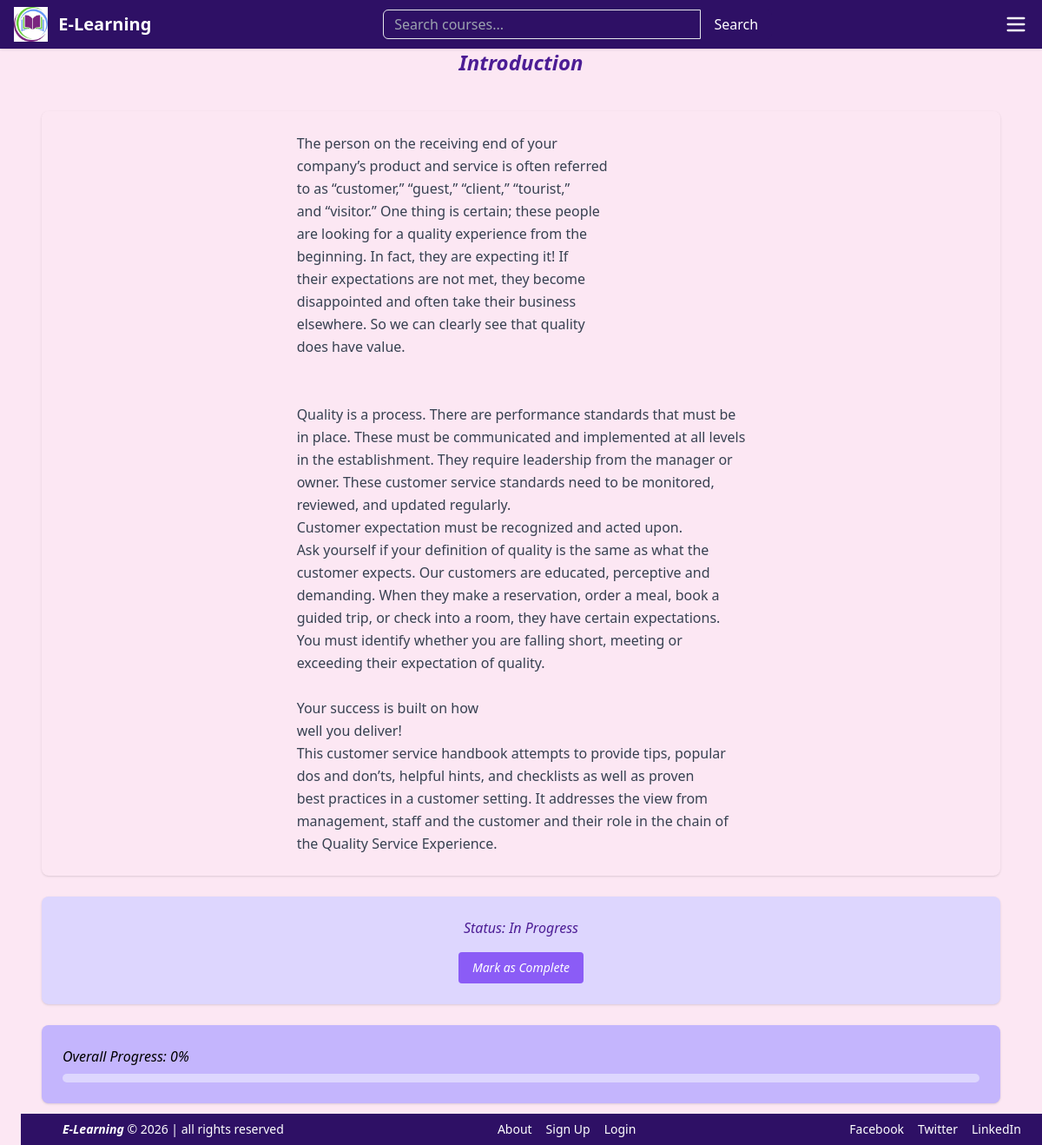
The page /courses/courses/9/lesson/ (signed in) on the database its author committed.
### courses/models.py (models this page shows, shortened)
class Lesson(models.Model):
    course = models.ForeignKey(Course, related_name="lessons", on_delete=models.CASCADE)
    instructor = models.ForeignKey(Instructor, on_delete=models.CASCADE)
    title = models.CharField(max_length=200)
    content = models.TextField()

class Enrollment(models.Model):
    STATUS_CHOICES = [
        ('pending', 'Pending'),
        ('approved', 'Approved'),
        ('rejected', 'Rejected'),
    ]
    user = models.ForeignKey(User, on_delete=models.CASCADE)
    courses = models.ForeignKey(Course, on_delete=models.CASCADE)
    enrolled_at = models.DateTimeField(auto_now_add=True)
    status = models.CharField(max_length=10, choices=STATUS_CHOICES,default='pending')
    overall_progress = models.FloatField(default=0)
    class Meta:
        unique_together = ('user', 'courses')

### courses/views.py (the view)
# urls.py: path("courses/<int:lesson_id>/lesson/", views.view_lesson, name="view_lesson"),
@login_required
def view_lesson(request, lesson_id):
    lesson = get_object_or_404(Lesson, id=lesson_id)
    course = lesson.course
    enrollment = Enrollment.objects.filter(user=request.user, courses=course).first()
    if not enrollment or enrollment.status != "approved":
        messages.error(request, "You must be enrolled to view this lesson")
        return redirect("course_details", course_id=course.id)
    progress, created = Progress.objects.get_or_create(
        user=request.user,
        course=course,
        enrollment=enrollment,
        lesson=lesson,
        defaults={"Learning_status": "in_progress", "percentage_complete": 0},
    )
    if progress.Learning_status != "complete":
        progress.Learning_status = "in_progress"
        progress.save()
    total_lessons = course.lessons.count()
    completed_lessons = Progress.objects.filter(
        user=request.user,
        course=course,
        Learning_status="complete"
    ).count()
    overall_progress = (completed_lessons / total_lessons) * 100 if total_lessons > 0 else 0
    return render(request, "courses/lesson.html", {
        "lesson": lesson,
        "progress": progress,
        "overall_progress": overall_progress,
        "enrollment": enrollment,
    })

### courses/templates/courses/lesson.html (shortened to what this page needs)
{% extends 'base.html' %}
{% block content %}
<div class="max-w-6xl mx-auto p-6">
    <div class="grid grid-cols-1 gap-6">
        <h2 class="text-violet-900 font-semibold text-2xl italic pt-2 text-center mb-4">
            {{ lesson.title }}
        </h2>
        <div class="flex items-center justify-center bg-violet-120 p-6 rounded-lg shadow">
            <div class="text-gray-700 leading-relaxed">
                {{ lesson.content|linebreaks }}
            </div>
        </div>
        <div class="flex flex-col items-center justify-center bg-violet-200 p-6 rounded-lg shadow">
            {% if enrollment.Learning_status == "complete" %}
                <p class="text-green-600 font-semibold italic mb-4">
                    Status: Completed ✅
                </p>
            {% else %}
                <p class="text-violet-900 italic mb-4">
                    Status: In Progress
                </p>
                <form method="post" action="{% url 'complete_lesson' lesson.id %}">
                    <button type="submit"
                        class="bg-violet-500 text-white italic hover:bg-violet-900 text-sm px-4 py-2 rounded">
                        Mark as Complete
                    </button>
                </form>
            {% endif %}
        </div>
        <div class="bg-violet-300 p-6 rounded-lg shadow">
            <p class="italic mb-2">
                Overall Progress: {{ enrollment.overall_progress|floatformat:0 }}%
            </p>
            <div class="w-full bg-violet-200 rounded-full h-2.5">
            </div>
        </div>
    </div>
</div>
{% endblock %}

### rows shown on the page
Lesson: title "Introduction", content "The person on the receiving end of your company’s product and service is often referred to as “customer,” “guest,” “client,” “tourist,” and “visitor.” One thing is certain; these people are looking for a quality experience from the beginning. In fact, they are expecting it! If their expectations are not met, they become disappointed and often take their business elsewhere. So we can clearly see that quality does have value. Quality is a process. There are performance standards that must be in place. These must be communicated and implemented at all levels in the establishment. They require leadership from the manager or owner. These customer service standards need to be monitored, reviewed,…"
Enrollment: overall_progress "0"
